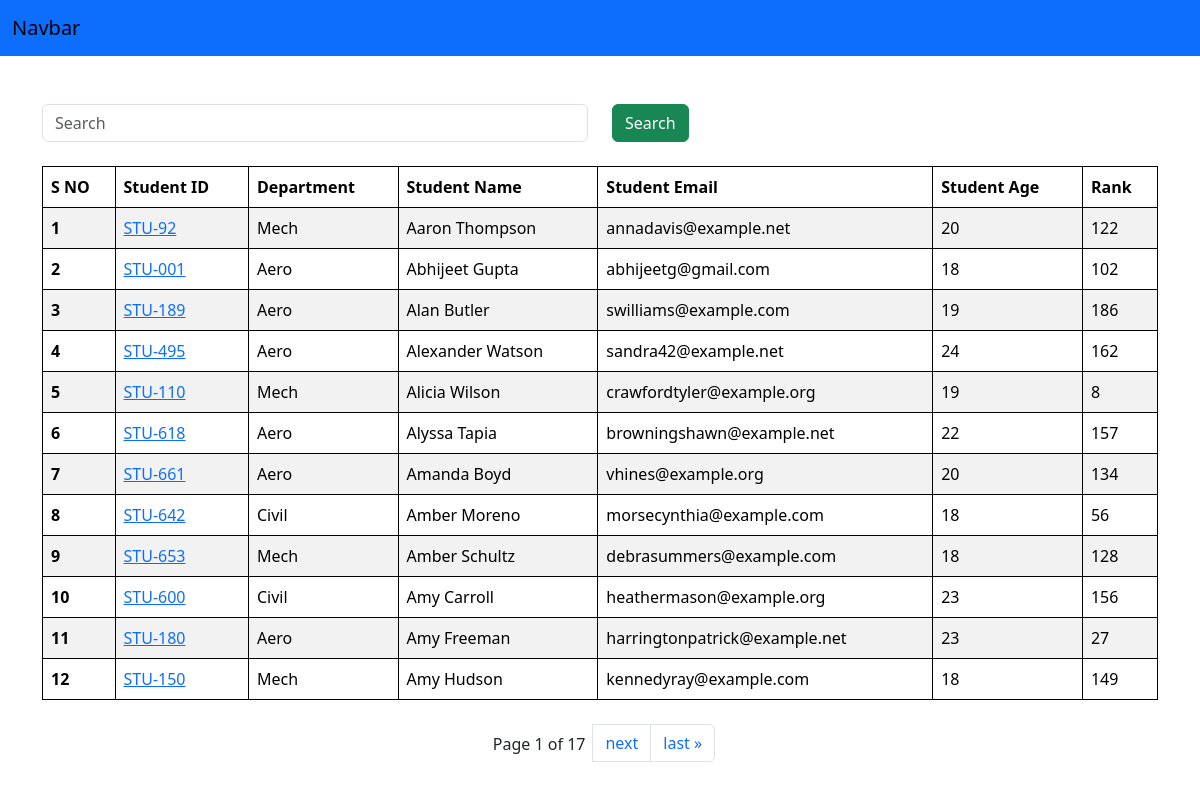
The page / on the database its author committed.
### core/models.py (models this page shows, shortened)
class Student(models.Model):
    department_name = models.ForeignKey(Department, on_delete=models.CASCADE, null=True, blank=True, related_name='departmenttable')
    student_id = models.OneToOneField(StudentID, on_delete=models.CASCADE, related_name='studentid', null=True, blank=True)
    student_name = models.CharField(max_length=100)
    student_age = models.IntegerField(default=18)
    student_email = models.EmailField(unique=True)
    student_address = models.TextField()
    class Meta():
        ordering = ['student_name']

class StudentID(models.Model):
    student_id = models.CharField(max_length=100)
    def __str__(self) -> str:
        return self.student_id

class Department(models.Model):
    department_name = models.CharField(max_length=100)
    class Meta():
        ordering = ['department_name']

class ReportCard(models.Model):
    student = models.ForeignKey(Student, related_name='studentreportcard', on_delete=models.CASCADE)
    student_rank = models.IntegerField()
    date_of_generation = models.DateField(auto_now=True)
    unique_together = ['student_rank', 'date_of_generation']

### core/views.py (the view, shortened to what this page needs)
# urls.py: path('', get_students, name='get_students'),
def get_students(request):
    queryset = Student.objects.all()
    paginator = Paginator(queryset, 12)  # Show 12 contacts per page.
    page_number = request.GET.get("page")
    page_obj = paginator.get_page(page_number)
    context = {'queryset': page_obj}
    return render(request, 'student_list.html', context)

### core/templates/student_list.html (shortened to what this page needs)
{% extends 'base.html' %}
{% block start %}
<div class="container mt-5">
<form action="" class="mb-4">
    <div class="row">
        <div class="col-6">
            <input class="form-control" placeholder="Search" type="text" name="search">
        </div>
        <div class="col-6">
            <button class="btn btn-success" type="submit">Search</button>
        </div>
    </div>
</form>
    <table class="table table-striped">
        <thead>
          <tr>
            <th scope="col">S NO</th>
            <th scope="col">Student ID</th>
            <th scope="col">Department</th>
            <th scope="col">Student Name</th>
            <th scope="col">Student Email</th>
            <th scope="col">Student Age</th>
            <th scope="col">Rank</th>
          </tr>
        </thead>
        <tbody>
            {% for student in queryset %}
          <tr>
            <th scope="row">{{forloop.counter}}</th>
            <td><a href="{% url 'get_marks' student.student_id.student_id %}">{{student.student_id}}</a>
                </td>
            <td>{{student.department_name.department_name}}</td>
            <td>{{student.student_name}}</td>
            <td>{{student.student_email}}</td>
            <td>{{student.student_age}}</td>
            <td>{{student.studentreportcard.first.student_rank}}</td>
          </tr>
          {% endfor %}
          </tbody>
          </table>
<div class="mt-4">
          <nav aria-label="Page navigation example" >
          <ul class="pagination justify-content-center">
                <span class="current m-2">
                    Page {{ queryset.number }} of {{ queryset.paginator.num_pages }}
                </span>
                {% if queryset.has_next %}
                    <li class="page-item"><a class="page-link" href="?page={{ queryset.next_page_number }}">next</a></li>
                    <li class="page-item"><a class="page-link" href="?page={{ queryset.paginator.num_pages }}">last &raquo;</a></li>
                {% endif %}
        </ul>
        </nav>
    </div>
</div>
{% endblock %}

### core/templates/base.html (shortened to what this page needs)
<!DOCTYPE html>
<html lang="en">
<head>
    <link href="https://cdn.jsdelivr.net/npm/bootstrap@5.3.3/dist/css/bootstrap.min.css" rel="stylesheet">
</head>
<body>
    <nav class="navbar bg-primary">
        <div class="container-fluid">
          <a class="navbar-brand">Navbar</a>
        </div>
      </nav>
    {% block start %}
    {% endblock %}
</body>
</html>

### core/templates/base.html (style rules this page uses)
tr, td, th { border: 1px solid black; }

### rows shown on the page
Student: student_id "STU-92", department_name.department_name "Mech", student_name "Aaron Thompson", student_email "annadavis@example.net", student_age "20", studentreportcard.first.student_rank "122"
Student: student_id "STU-001", department_name.department_name "Aero", student_name "Abhijeet Gupta", student_email "abhijeetg@gmail.com", student_age "18", studentreportcard.first.student_rank "102"
Student: student_id "STU-189", department_name.department_name "Aero", student_name "Alan Butler", student_email "swilliams@example.com", student_age "19", studentreportcard.first.student_rank "186"
Student: student_id "STU-495", department_name.department_name "Aero", student_name "Alexander Watson", student_email "sandra42@example.net", student_age "24", studentreportcard.first.student_rank "162"
Student: student_id "STU-110", department_name.department_name "Mech", student_name "Alicia Wilson", student_email "crawfordtyler@example.org", student_age "19", studentreportcard.first.student_rank "8"
Student: student_id "STU-618", department_name.department_name "Aero", student_name "Alyssa Tapia", student_email "browningshawn@example.net", student_age "22", studentreportcard.first.student_rank "157"
Student: student_id "STU-661", department_name.department_name "Aero", student_name "Amanda Boyd", student_email "vhines@example.org", student_age "20", studentreportcard.first.student_rank "134"
Student: student_id "STU-642", department_name.department_name "Civil", student_name "Amber Moreno", student_email "morsecynthia@example.com", student_age "18", studentreportcard.first.student_rank "56"
Student: student_id "STU-653", department_name.department_name "Mech", student_name "Amber Schultz", student_email "debrasummers@example.com", student_age "18", studentreportcard.first.student_rank "128"
Student: student_id "STU-600", department_name.department_name "Civil", student_name "Amy Carroll", student_email "heathermason@example.org", student_age "23", studentreportcard.first.student_rank "156"
Student: student_id "STU-180", department_name.department_name "Aero", student_name "Amy Freeman", student_email "harringtonpatrick@example.net", student_age "23", studentreportcard.first.student_rank "27"
Student: student_id "STU-150", department_name.department_name "Mech", student_name "Amy Hudson", student_email "kennedyray@example.com", student_age "18", studentreportcard.first.student_rank "149"

### other values the page prints
{{ queryset.number }} "1"
{{ queryset.paginator.num_pages }} "17"
